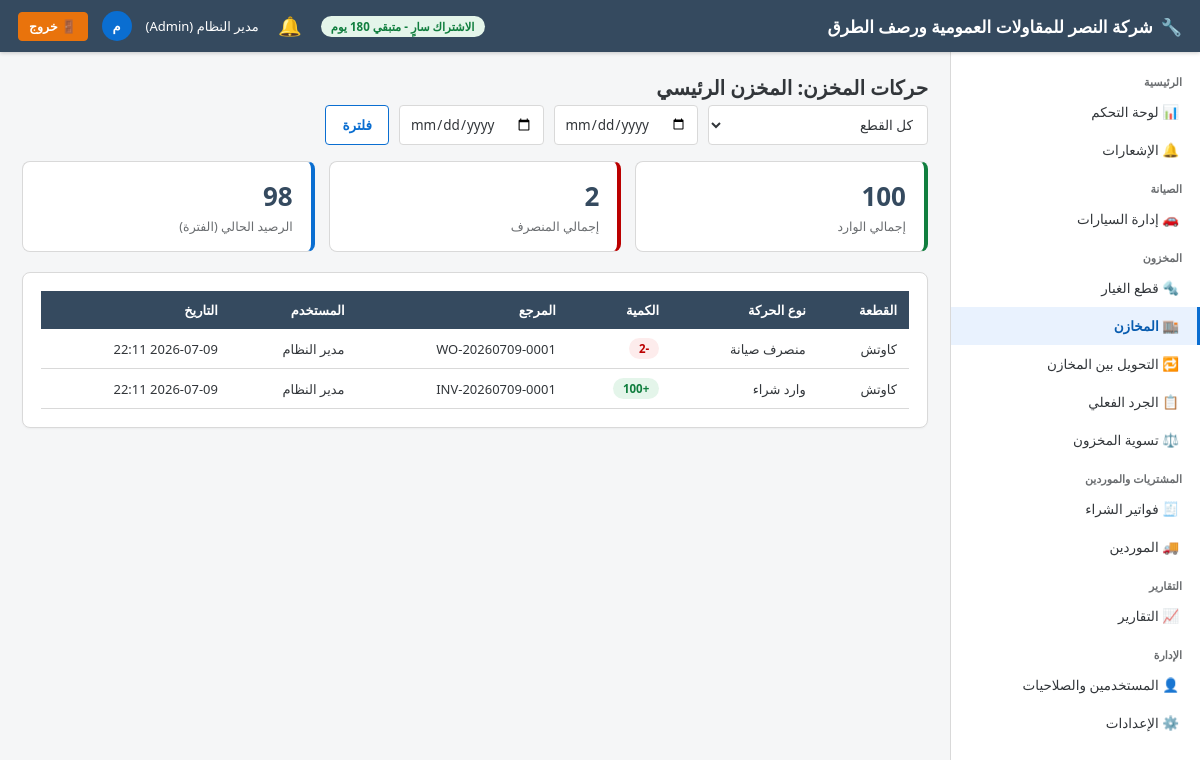
The app's page /warehouses/1/movements (signed in) with its own data.
### app/models/settings.py (models this page shows)
class CompanySettings(db.Model):
    __tablename__ = "company_settings"
    id = db.Column(db.Integer, primary_key=True)
    company_name = db.Column(db.String(150), default="مركز الصيانة")
    logo_path = db.Column(db.String(255))
    phone = db.Column(db.String(30))
    address = db.Column(db.String(250))
    email = db.Column(db.String(120))
    commercial_register = db.Column(db.String(50))   # السجل التجاري
    tax_no = db.Column(db.String(50))                # الرقم الضريبي
    tax_percent_default = db.Column(db.Numeric(5, 2), default=15)
    invoice_prefix = db.Column(db.String(10), default="INV-")
    workorder_prefix = db.Column(db.String(10), default="WO-")
    next_invoice_no = db.Column(db.Integer, default=1)
    next_workorder_no = db.Column(db.Integer, default=1)

### app/models/user.py (models this page shows, shortened)
class User(db.Model, UserMixin):
    __tablename__ = "users"
    id = db.Column(db.Integer, primary_key=True)
    full_name = db.Column(db.String(150), nullable=False)
    username = db.Column(db.String(50), unique=True, nullable=False, index=True)
    password_hash = db.Column(db.String(255), nullable=False)
    phone = db.Column(db.String(30))
    email = db.Column(db.String(120))
    role_id = db.Column(db.Integer, db.ForeignKey("roles.id"), nullable=False)
    is_active_user = db.Column(db.Boolean, default=True)
    is_hidden = db.Column(db.Boolean, default=False)   # مستخدم خفي (لا يظهر في شاشة إدارة المستخدمين)
    created_at = db.Column(db.DateTime, default=datetime.utcnow)
    role = db.relationship("Role", back_populates="users")
    @property
    def is_active(self):
        return self.is_active_user
    @property
    def is_super_admin(self):
        return self.username == "administrator" and self.is_hidden

class Role(db.Model):
    __tablename__ = "roles"
    id = db.Column(db.Integer, primary_key=True)
    name = db.Column(db.String(50), unique=True, nullable=False)
    description = db.Column(db.String(200))
    users = db.relationship("User", back_populates="role")
    permissions = db.relationship("RolePermission", back_populates="role", cascade="all, delete-orphan")

### app/models/warehouse.py (models this page shows)
class Warehouse(db.Model):
    __tablename__ = "warehouses"
    id = db.Column(db.Integer, primary_key=True)
    code = db.Column(db.String(20), unique=True, nullable=False)
    name = db.Column(db.String(100), nullable=False)
    manager_name = db.Column(db.String(100))
    address = db.Column(db.String(250))
    is_active = db.Column(db.Boolean, default=True)
    balances = db.relationship("StockBalance", back_populates="warehouse")

class StockMovement(db.Model):
    __tablename__ = "stock_movements"
    MOVEMENT_TYPES_AR = {
        "in_purchase": "وارد شراء",
        "out_workorder": "منصرف صيانة",
        "transfer_in": "تحويل وارد",
        "transfer_out": "تحويل صادر",
        "adjustment": "تسوية",
        "stocktake": "جرد",
        "sale": "منصرف بيع",
    }
    id = db.Column(db.Integer, primary_key=True)
    part_id = db.Column(db.Integer, db.ForeignKey("parts.id"), nullable=False)
    warehouse_id = db.Column(db.Integer, db.ForeignKey("warehouses.id"), nullable=False)
    movement_type = db.Column(db.String(30), nullable=False)
    quantity = db.Column(db.Integer, nullable=False)     # موجب = وارد، سالب = منصرف
    reference_no = db.Column(db.String(50))              # رقم المستند المرجعي
    notes = db.Column(db.String(250))
    user_id = db.Column(db.Integer, db.ForeignKey("users.id"))
    created_at = db.Column(db.DateTime, default=datetime.utcnow, index=True)
    part = db.relationship("Part")
    warehouse = db.relationship("Warehouse")
    user = db.relationship("User")
    @property
    def type_label(self):
        return self.MOVEMENT_TYPES_AR.get(self.movement_type, self.movement_type)

### app/models/part.py (models this page shows, shortened)
class Part(db.Model):
    __tablename__ = "parts"
    id = db.Column(db.Integer, primary_key=True)
    code = db.Column(db.String(30), unique=True, nullable=False, index=True)  # كود تلقائي
    barcode = db.Column(db.String(60), unique=True)
    name = db.Column(db.String(150), nullable=False)
    category_id = db.Column(db.Integer, db.ForeignKey("part_categories.id"))
    unit = db.Column(db.String(30), default="قطعة")           # الوحدة
    min_quantity = db.Column(db.Integer, default=1)            # أقل كمية (حد إعادة الطلب)
    purchase_price = db.Column(db.Numeric(12, 2), default=0)
    sale_price = db.Column(db.Numeric(12, 2), default=0)
    supplier_id = db.Column(db.Integer, db.ForeignKey("suppliers.id"))
    image_path = db.Column(db.String(255))
    is_active = db.Column(db.Boolean, default=True)
    category = db.relationship("PartCategory", back_populates="parts")
    supplier = db.relationship("Supplier")
    balances = db.relationship("StockBalance", back_populates="part", cascade="all, delete-orphan")

### app/blueprints/warehouses/routes.py (the view)
@warehouses_bp.route("/<int:wid>/movements")
@login_required
def warehouse_movements(wid):
    w = Warehouse.query.get_or_404(wid)
    part_id = request.args.get("part_id", type=int)
    date_from = request.args.get("date_from", "")
    date_to = request.args.get("date_to", "")
    query = StockMovement.query.filter_by(warehouse_id=wid)
    if part_id:
        query = query.filter_by(part_id=part_id)
    if date_from:
        query = query.filter(StockMovement.created_at >= date_from)
    if date_to:
        query = query.filter(StockMovement.created_at <= date_to + " 23:59:59")
    movements = query.order_by(StockMovement.created_at.desc()).all()
    total_in = sum((m.quantity for m in movements if m.quantity > 0), 0)
    total_out = sum((-m.quantity for m in movements if m.quantity < 0), 0)
    parts = Part.query.order_by(Part.name).all()
    return render_template("warehouses/movements.html", warehouse=w, movements=movements,
                            total_in=total_in, total_out=total_out, parts=parts,
                            part_id=part_id, date_from=date_from, date_to=date_to)

### app/models/license.py (called while the page is built)
    @property
    def is_expired(self):
        return datetime.utcnow() > self.expires_at

    @property
    def days_remaining(self):
        return (self.expires_at - datetime.utcnow()).days

### app/services/notification_service.py (called while the page is built, shortened)
def generate_notifications(force=False):
    global _last_refresh_ts
    now_ts = time.time()
    if not force and (now_ts - _last_refresh_ts) < _REFRESH_INTERVAL:
        return

def get_unread_count():
    return Notification.query.filter_by(is_read=False).count()

### app/templates/warehouses/movements.html (shortened to what this page needs)
{% extends "base.html" %}
{% block content %}
<div class="page-title">حركات المخزن: {{ warehouse.name }}</div>
<form class="search-bar" method="GET">
    <select name="part_id">
        <option value="">كل القطع</option>
    </select>
    <input type="date" name="date_from" value="{{ date_from }}">
    <input type="date" name="date_to" value="{{ date_to }}">
    <button class="btn btn-outline" type="submit">فلترة</button>
</form>
<div class="kpi-grid">
    <div class="kpi-card success"><div class="kpi-value">{{ total_in }}</div><div class="kpi-label">إجمالي الوارد</div></div>
    <div class="kpi-card danger"><div class="kpi-value">{{ total_out }}</div><div class="kpi-label">إجمالي المنصرف</div></div>
    <div class="kpi-card"><div class="kpi-value">{{ total_in - total_out }}</div><div class="kpi-label">الرصيد الحالي (الفترة)</div></div>
</div>
<div class="fiori-card">
    <table class="fiori-table">
        <thead><tr><th>القطعة</th><th>نوع الحركة</th><th>الكمية</th><th>المرجع</th><th>المستخدم</th><th>التاريخ</th></tr></thead>
        <tbody>
        {% for m in movements %}
            <tr>
                <td>{{ m.part.name }}</td>
                <td>{{ m.type_label }}</td>
                <td>{% if m.quantity > 0 %}<span class="badge badge-green">+{{ m.quantity }}</span>{% else %}<span class="badge badge-red">{{ m.quantity }}</span>{% endif %}</td>
                <td>{{ m.reference_no or '-' }}</td>
                <td>{{ m.user.full_name if m.user else '-' }}</td>
                <td>{{ m.created_at.strftime('%Y-%m-%d %H:%M') }}</td>
            </tr>
        {% else %}
            <tr><td colspan="6" class="empty-state">لا توجد حركات</td></tr>
        {% endfor %}
        </tbody>
    </table>
</div>
{% endblock %}

### app/templates/base.html (shortened to what this page needs)
<!DOCTYPE html>
<html lang="ar" dir="rtl">
<head>
    <link rel="stylesheet" href="{{ url_for('static', filename='css/fiori.css') }}">
</head>
<body>
    <header class="fiori-header">
        <div style="display:flex;align-items:center;">
            <div class="brand">
                {% if company and company.logo_path %}
                <img src="{{ url_for('static', filename=company.logo_path) }}" alt="شعار" style="height:30px;width:30px;object-fit:contain;border-radius:4px;background:#fff;padding:2px;">
                {% else %}
                🔧
                {% endif %}
                <span>{{ company.company_name if company and company.company_name else 'نظام إدارة مركز الصيانة' }}</span>
            </div>
        </div>
        <div class="user-box">
            {% if license_days_remaining is defined and license_days_remaining is not none %}
                {% if license_days_remaining <= 5 %}
                <span class="badge badge-red">الاشتراك ينتهي خلال {{ license_days_remaining }} يوم</span>
                {% elif license_days_remaining <= 15 %}
                <span class="badge badge-orange">الاشتراك ينتهي خلال {{ license_days_remaining }} يوم</span>
                {% else %}
                <span class="badge badge-green">الاشتراك سارٍ - متبقي {{ license_days_remaining }} يوم</span>
                {% endif %}
            {% endif %}
            <div class="notif-bell-wrap">
                <button type="button" class="notif-bell-btn" id="notifBellBtn" aria-label="الإشعارات">
                    🔔
                </button>
            </div>
            <span>{{ current_user.full_name }} ({{ current_user.role.name if current_user.role else '' }})</span>
            <div class="user-avatar">{{ current_user.full_name[0] if current_user.full_name else 'U' }}</div>
            <a href="{{ url_for('auth.logout') }}" class="btn btn-logout btn-sm">🚪 خروج</a>
        </div>
    </header>
    <nav class="fiori-sidebar">
        <div class="nav-group-title">الرئيسية</div>
        <a class="nav-link {{ 'active' if request.blueprint=='dashboard' }}" href="{{ url_for('dashboard.index') }}">📊 لوحة التحكم</a>
        <a class="nav-link {{ 'active' if request.blueprint=='notifications' }}" href="{{ url_for('notifications.list_notifications') }}">
            🔔 الإشعارات
        </a>
        <div class="nav-group-title">الصيانة</div>
        <a class="nav-link {{ 'active' if request.blueprint=='vehicles' }}" href="{{ url_for('vehicles.list_vehicles') }}">🚗 إدارة السيارات</a>
        <div class="nav-group-title">المخزون</div>
        <a class="nav-link {{ 'active' if request.blueprint=='parts' }}" href="{{ url_for('parts.list_parts') }}">🔩 قطع الغيار</a>
        <a class="nav-link {{ 'active' if request.blueprint=='warehouses' }}" href="{{ url_for('warehouses.list_warehouses') }}">🏬 المخازن</a>
        <a class="nav-link {{ 'active' if request.blueprint=='transfers' }}" href="{{ url_for('transfers.list_transfers') }}">🔁 التحويل بين المخازن</a>
        <a class="nav-link {{ 'active' if request.blueprint=='stocktake' }}" href="{{ url_for('stocktake.list_stocktakes') }}">📋 الجرد الفعلي</a>
        <a class="nav-link {{ 'active' if request.blueprint=='adjustments' }}" href="{{ url_for('adjustments.list_adjustments') }}">⚖️ تسوية المخزون</a>
        <div class="nav-group-title">المشتريات والموردين</div>
        <a class="nav-link {{ 'active' if request.blueprint=='purchases' }}" href="{{ url_for('purchases.list_purchases') }}">🧾 فواتير الشراء</a>
        <a class="nav-link {{ 'active' if request.blueprint=='suppliers' }}" href="{{ url_for('suppliers.list_suppliers') }}">🚚 الموردين</a>
        <div class="nav-group-title">التقارير</div>
        <a class="nav-link {{ 'active' if request.blueprint=='reports' }}" href="{{ url_for('reports.index') }}">📈 التقارير</a>
        <div class="nav-group-title">الإدارة</div>
        <a class="nav-link {{ 'active' if request.blueprint=='users' }}" href="{{ url_for('users.list_users') }}">👤 المستخدمين والصلاحيات</a>
        <a class="nav-link {{ 'active' if request.blueprint=='settings' }}" href="{{ url_for('settings.company_settings') }}">⚙️ الإعدادات</a>
    </nav>
    <main class="fiori-content">
        {% block content %}{% endblock %}
    </main>
</body>
</html>

### records on screen
CompanySettings: company_name "شركة النصر للمقاولات العمومية ورصف الطرق"
User: full_name "مدير النظام", full_name "م"
Role: role "Admin"
Warehouse: name "المخزن الرئيسي"
StockMovement: part.name "كاوتش", type_label "منصرف صيانة", quantity "-2", reference_no "WO-20260709-0001", user "مدير النظام", created_at "2026-07-09 22:11"
StockMovement: part.name "كاوتش", type_label "وارد شراء", quantity "100", reference_no "INV-20260709-0001", user "مدير النظام", created_at "2026-07-09 22:11"

### other values on screen
{{ total_in }} "100"
{{ total_out }} "2"
{{ total_in - total_out }} "98"
